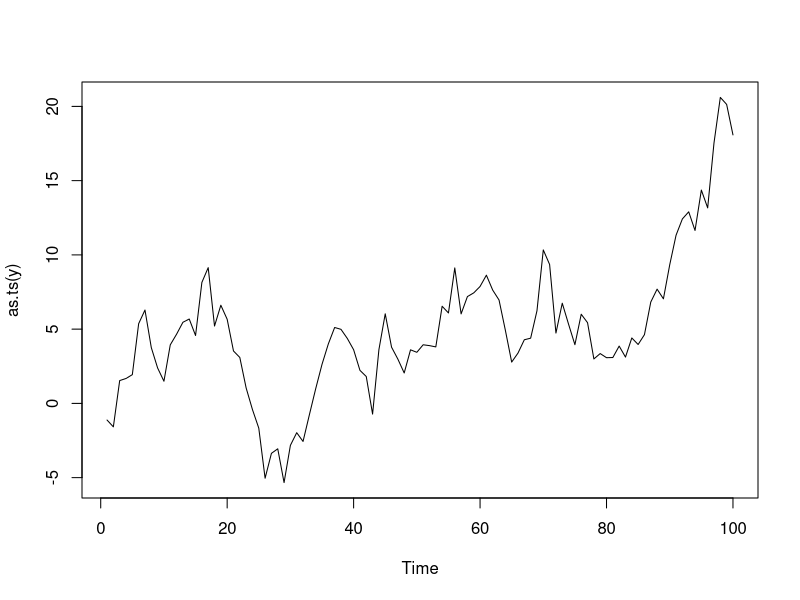
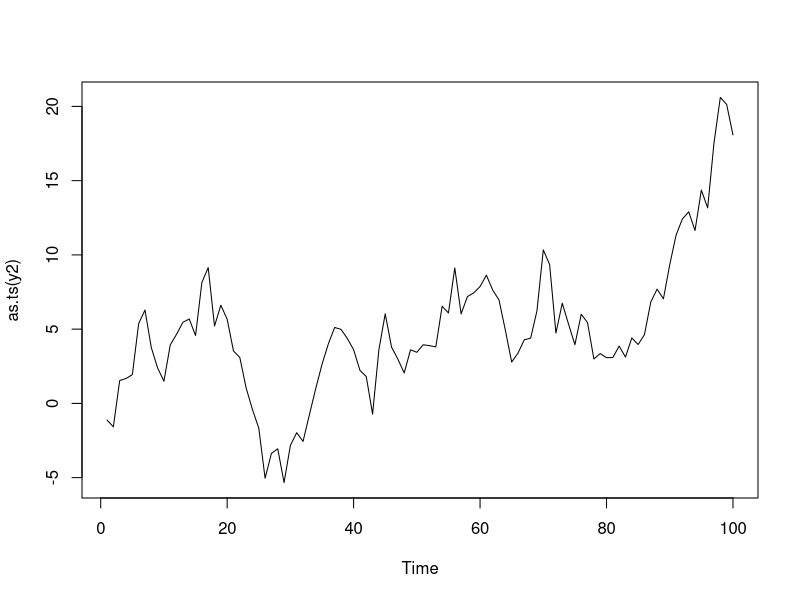

Here is the R script that generated these plots, in order:
# Título: Generar una marcha aleatoria
# Autor: Matheo Morales
# Fecha: 12/10/2024

# Marcha aleatoria --------------------------------------------------------
t = 100 # Número de pasos que se quiere crear
sigma2_e = 1
set.seed(123)
e=rnorm(t,mean=0, sd=2)
y=numeric(0)
y[1]=e[1]
for (i in 2:t){
  y[i]=y[i-1]+e[i] 
}
plot(as.ts(y))

#otra forma
y2=cumsum(e)
plot(as.ts(y2))
